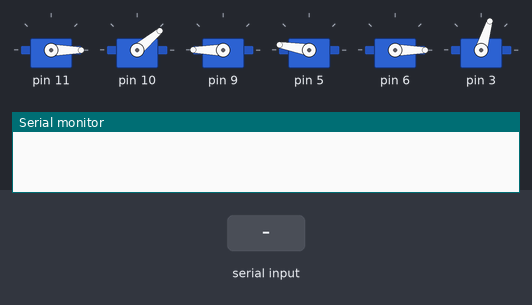
Simulated run of this sketch. Board: Arduino Uno, built with avr-gcc and run on an emulated ATmega328P. On the bench: 6 × servo, the last lines printed to the serial monitor. Inputs (shaded band) come from the test bench.

Above: at 7.2 s.
7.3 s: "1\n" received over Serial
At 7.78 s:
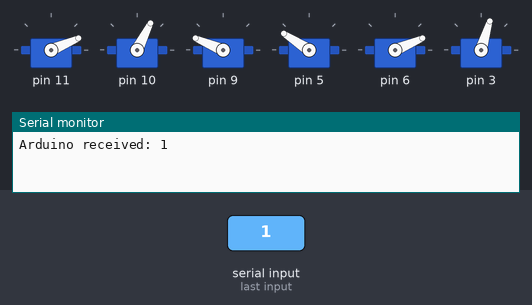
10.3 s: "2\n" received over Serial
At 13.39 s:
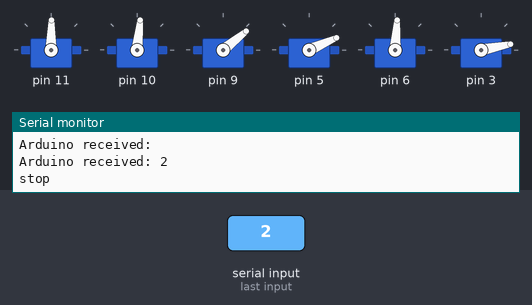
19.3 s: "3\n" received over Serial
25.3 s: "1\n" received over Serial
At 28.2 s:
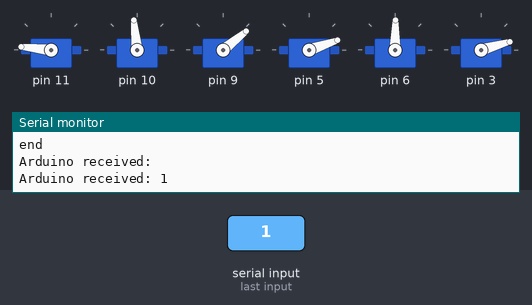
28.3 s: "4\n" received over Serial
At 37.8 s:
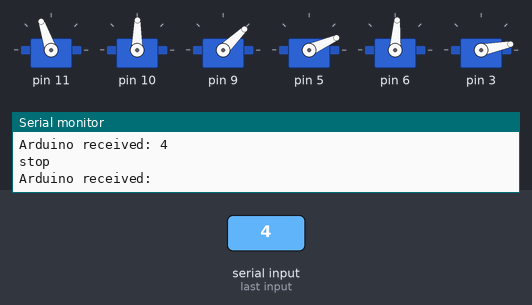
Timing chart, 0 to 38.1 s (numbered marks = the images above; inputs shaded):
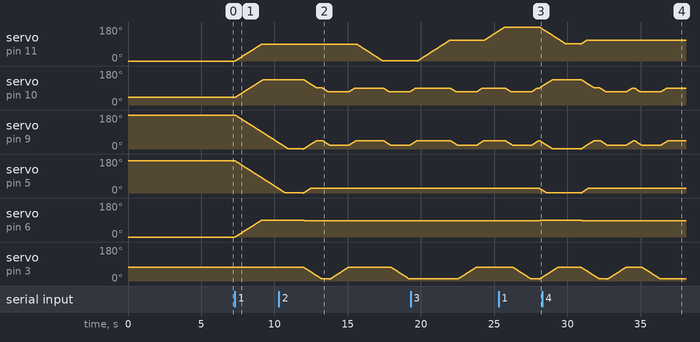

Measured:
- after the input at 7.3 s, servo on pin 11, servo on pin 6: moves from 0° to 89° over 1.8 s, starting at once; servo on pin 10: moves from 40° to 134° over 1.9 s, starting at once; servo on pin 9: moves from 180° to 33° over 3.0 s, starting at once; servo on pin 5: moves from 170° to 23° over 3.0 s, starting at once
- after the input at 10.3 s, servo on pin 6: 89° → 86° after 1.7 s
- after the input at 25.3 s, servo on pin 6: 86° → 89° after 2.8 s
- after the input at 28.3 s, servo on pin 6: 89° → 86° after 2.6 s

The sketch:

basicArmFunctions.ino
```cpp
/*
  testBraccio90.ino
 testBraccio90 is a setup sketch to check the alignment of all the servo motors
 This is the first sketch you need to run on Braccio
 When you start this sketch Braccio will be positioned perpendicular to the base
 If you can't see the Braccio in this exact position you need to reallign the servo motors position
 Created on 18 Nov 2015
 by Andrea Martino
 This example is in the public domain.
 */

#include <Braccio.h>
#include <Servo.h>

void waitAtSafetyPos(int signal, bool isClosed, bool isWaiting);
int getSignal();
void putObjectAsideGood();
void putObjectAsideBad();
void pickObjectAtHisLeft();
void pickObjectAtHisRight();
void dropRight();
void dropLeft();
void pickGoodObject(bool isWaiting);
void pickBadObject(bool isWaiting);
void showObjectRight();
void showObjectLeft();

Servo base;
Servo shoulder;
Servo elbow;
Servo wrist_rot;
Servo wrist_ver;
Servo gripper;

bool isClosed = true;
bool isWaiting = false;
int mySignal;


void setup() {
  //Initialization functions and set up the initial position for Braccio
  //All the servo motors will be positioned in the "safety" position:
  //Base (M1):90 degrees
  //Shoulder (M2): 45 degrees
  //Elbow (M3): 180 degrees
  //Wrist vertical (M4): 180 degrees
  //Wrist rotation (M5): 90 degrees
  //gripper (M6): 10 degrees
  Braccio.begin();
  Serial.begin(9600);
}


void loop() {
  if (Serial.available() > 0) {
  mySignal = getSignal();

  // the arm is aligned upwards  and the gripper is closed
                     //(step delay, M1, M2, M3, M4, M5, M6);
  if(mySignal == '1'){
    waitAtSafetyPos(mySignal, false, isWaiting);
  }else if(mySignal == '2'){
    pickGoodObject(isWaiting);
  }else if(mySignal == '3'){
    pickBadObject(isWaiting);
  }else if(mySignal == '4'){
    showObjectRight();
  }else if(mySignal == '5'){
    showObjectLeft();
  }
  mySignal = 0;
  }
}

void pickGoodObject(bool isWaiting){
  isWaiting = false;
  pickObjectAtHisLeft();
  putObjectAsideGood();
  Serial.write("end\n");
}

void pickBadObject(bool isWaiting){
  isWaiting = false;
  pickObjectAtHisRight();
  putObjectAsideBad();
  Serial.write("end\n");
}

void pickObjectAtHisLeft(){
  /*
   Step Delay: a milliseconds delay between the movement of each servo.  Allowed values from 10 to 30 msec.
   M1=base degrees. Allowed values from 0 to 180 degrees
   M2=shoulder degrees. Allowed values from 15 to 165 degrees
   M3=elbow degrees. Allowed values from 0 to 180 degrees
   M4=wrist vertical degrees. Allowed values from 0 to 180 degrees
   M5=wrist rotation degrees. Allowed values from 0 to 180 degrees
   M6=gripper degrees. Allowed values from 10 to 73 degrees. 10: the toungue is open, 73: the gripper is closed.
  */
                       //(step delay, M1, M2, M3, M4, M5, M6);
    Braccio.ServoMovement(20,         90, 90, 45, 25, 85, 10);

    Serial.write("stop\n");
    Braccio.ServoMovement(20,         90, 70, 20, 25, 85, 10);
    //Braccio.ServoMovement(20, 90, 39, 190, 188, 90, 10);
    //Braccio.ServoMovement(20, 90, 39, 190, 188, 90, 73);
    Braccio.ServoMovement(20,         90, 70, 20, 25, 85, 73);
    Braccio.ServoMovement(20,         90, 90, 45, 25, 85, 73);
  //delay for testing purpose
}

void pickObjectAtHisRight(){
    Braccio.ServoMovement(20,         110, 90, 45, 25, 85, 10);
    Serial.write("stop\n");
    Braccio.ServoMovement(20,         110, 70, 20, 25, 85, 10);
    Braccio.ServoMovement(20,         110, 70, 20, 25, 85, 73);
    Braccio.ServoMovement(20,         110, 90, 45, 25, 85, 73);
}


void putObjectAsideGood(){
                       //(step delay, M1, M2, M3, M4, M5, M6);
    Braccio.ServoMovement(20,         0, 90, 45, 25, 85, 73);
    Braccio.ServoMovement(20,         0, 70, 20, 25, 85, 73);
    Braccio.ServoMovement(20,         0, 70, 20, 25, 85, 10);
    Braccio.ServoMovement(20,         0, 90, 45, 25, 85, 10);

}

void putObjectAsideBad(){
                       //(step delay, M1, M2, M3, M4, M5, M6);
    Braccio.ServoMovement(20,         180, 90, 45, 25, 85, 73);
    Braccio.ServoMovement(20,         180, 70, 20, 25, 85, 73);
    Braccio.ServoMovement(20,         180, 70, 20, 25, 85, 10);
    Braccio.ServoMovement(20,         180, 90, 45, 25, 85, 10);

}

void dropRight(){
  Braccio.ServoMovement(20,         110, 90, 45, 25, 85, 73);
  Braccio.ServoMovement(20,         110, 70, 20, 25, 85, 73);
  Braccio.ServoMovement(20,         110, 70, 20, 25, 85, 10);
  Braccio.ServoMovement(20,         110, 90, 45, 25, 85, 10);

}

void dropLeft(){
  Braccio.ServoMovement(20,         90, 90, 45, 25, 85, 73);
  Braccio.ServoMovement(20,         90, 70, 20, 25, 85, 73);
  Braccio.ServoMovement(20,         90, 70, 20, 25, 85, 10);
  Braccio.ServoMovement(20,         90, 90, 45, 25, 85, 10);
}


void showObjectRight(){
  pickObjectAtHisRight();
  dropRight();
}

void showObjectLeft(){
  pickObjectAtHisLeft();
  dropLeft();
}

/*
 * function to wait on the safety position.
 * Intended use: receive a signal in a while loop,
 * while this signal is 1, wait. if the arm has taken
 * an object in the griper, @param isClosed has to be true,
 * otherwise the griper will be open
 */

void waitAtSafetyPos(int signal, bool isClosed, bool isWaiting){
  if(!isWaiting){
    isClosed ? Braccio.ServoMovement(20, 90, 135, 0, 0, 90, 10):Braccio.ServoMovement(20, 90, 135, 0, 0, 90, 73);
    delay(1000);
    Serial.write("Waiting at safety pos \n");
    isWaiting = true;
  }else{
    Serial.write("Still waiting at safety pos \n");
  }

}


//testing purpose
int getSignal(){
  int incomingByte = 0;

  // read the incoming byte:
  incomingByte = Serial.read();

  // say what you got:
  Serial.write("Arduino received: ");
  Serial.write(incomingByte);
  Serial.write("\n");
  return incomingByte;
}
```
